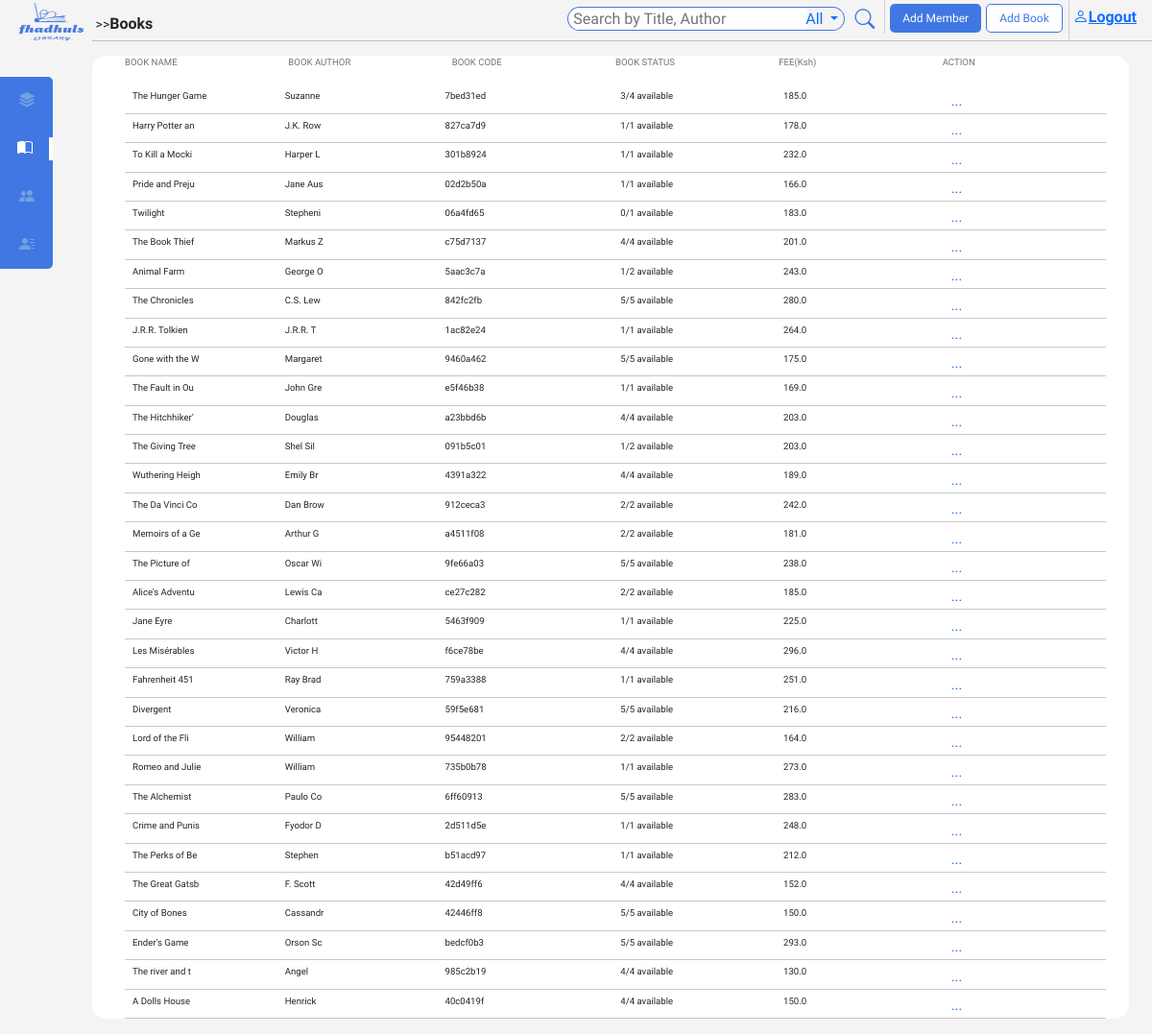
The app's page /Books/ (signed in), older data.
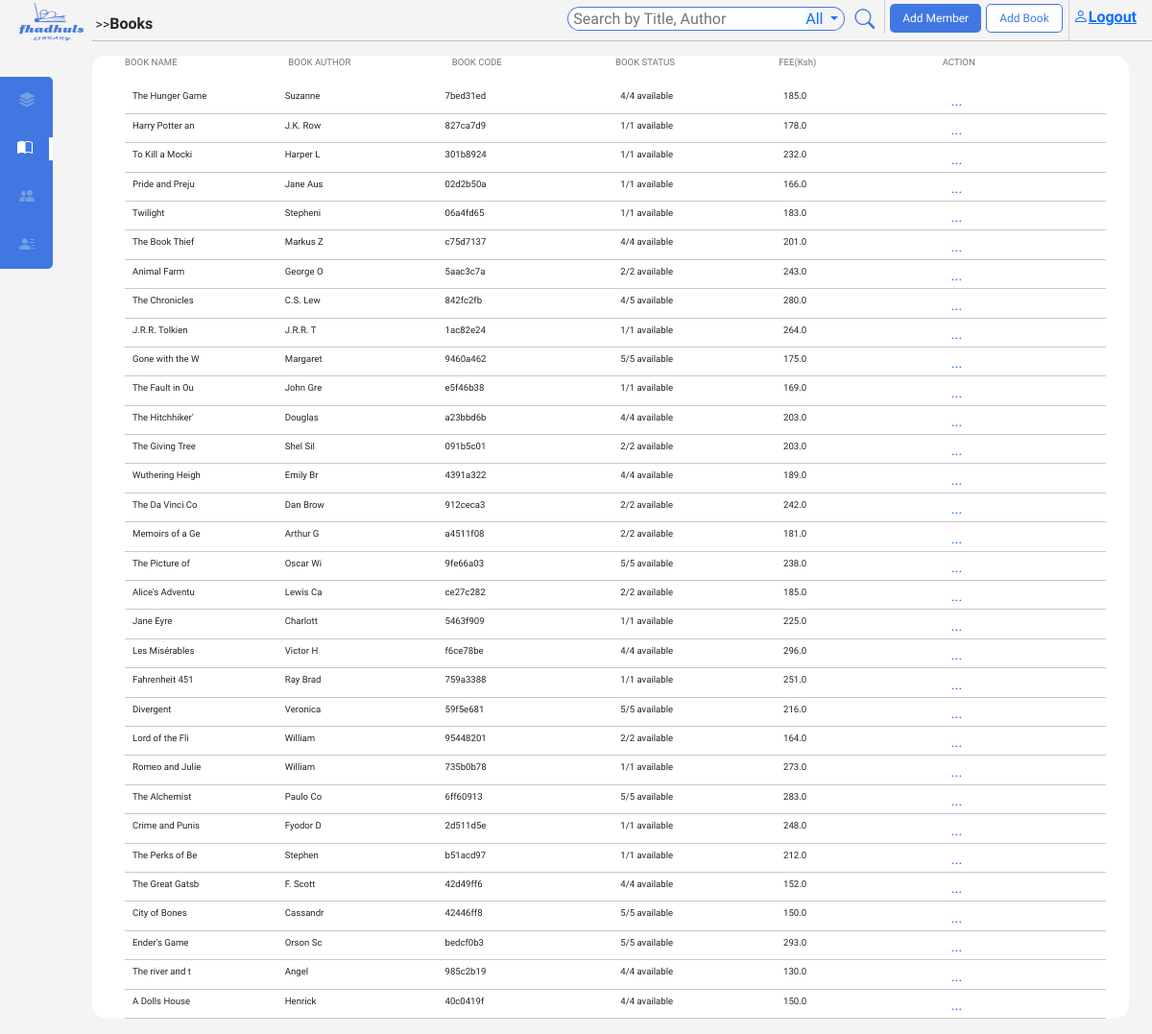
The same page, newer data.
### main/models.py (models this page shows, shortened)
class Book(models.Model):
    book_id = models.UUIDField(default=uuid.uuid4, editable=False)
    title = models.CharField(max_length=200)
    author = models.CharField(max_length=200)
    description = models.TextField()
    language = models.CharField(max_length=50)
    category = models.CharField(max_length=100)
    edition = models.CharField(max_length=100, blank=True, null=True)
    pages = models.IntegerField()
    publisher = models.CharField(max_length=100)
    publish_date = models.DateField(null=True, blank=True)
    img_url = models.URLField(null=True, blank=True)
    quantity = models.IntegerField()
    fee = models.FloatField()
    STATUS = [
        ('Issued', 'Issued'),
        ('On shelf', 'on shelf')
    ]
    status = models.CharField(max_length=15, choices=STATUS, default='On shelf')
    copy_ids = models.TextField(blank=True)

### main/views.py (the view)
# urls.py: path('Books/', views.BooksDetails, name='bookdetails'),
@login_required(login_url='login')
def BooksDetails(request):
    books = Book.objects.all()
    context = {'books': books, 'br': 'br'}
    return render(request, 'main/bookDetails.html', context)

### main/templatetags/custom_filters.py (called while the page is built)
@register.filter(name='split_length')
def split_length(value):
    return len(value.split(','))

### main/templates/main/bookDetails.html (shortened to what this page needs)
{% extends 'main/base.html' %}
{% load custom_filters %}
{% block content %}
{% include 'main/navbar.html' %}
<div id='bookPage'>
    <ul>
        <li id="sectionHeader" class="d-flex justify-content-between ps-md-4 pe-md-4">
          <p class="text-secondary text-start" style="width: 20%">BOOK NAME</p>
          <p class="text-secondary text-start hideSm" style="width: 20%">BOOK AUTHOR</p>
          <p class="text-secondary text-start" style="width: 20%">BOOK CODE</p>
          <p class="text-secondary text-start" style="width: 20%">BOOK STATUS</p>
          <p class="text-secondary text-start hideSm" style="width: 20%">FEE(Ksh)</p>
          <p class="text-secondary text-start" style="width: 20%">ACTION</p>
        </li>
        <li>
       <ul class="ps-0 ps-md-4 pe-md-4">
        {% for book in books %}
        <li class="listDIvider d-flex justify-content-between align-items-center text-dark">
          <p class="text-start d-flex"><span><img class="bookImg" height="30px" src="{{ book.img_url}}" alt=""></span> <span class="ms-2" > {{ book.title| slice:":15" }} </span> </p>
          <p class="text-start hideSm">{{ book.author| slice:":8"}}</p>
          <p>{{ book.book_id|stringformat:"s" |slice:":8" }}</p>
          <p class="text-start ps-3"><span id="{{ book.title }}">{{ book.quantity }}</span>/{{book.copy_ids| split_length}} available</p>
          <p class="text-start hideSm ps-3">{{ book.fee}}</p>
          <p style="width: 5px;">
            <div class="dropdown" style="left: 17px;">
            <a href="#" role="button" data-bs-toggle="dropdown" data-bs-target="#c" class="action">
            ...
           </a>
            </div></p>
        </li>
        <hr >
        {% endfor %}
       </ul>
        </li>
      </ul>
</div>
{% endblock content %}

Row changes from the older to the newer data that the page shows:
changed Book "The Hunger Game": quantity "3" → "4"
changed Book "Twilight": quantity "0" → "1"
changed Book "Animal Farm": quantity "1" → "2"
changed Book "The Chronicles": quantity "5" → "4"
changed Book "The Giving Tree": quantity "1" → "2"
